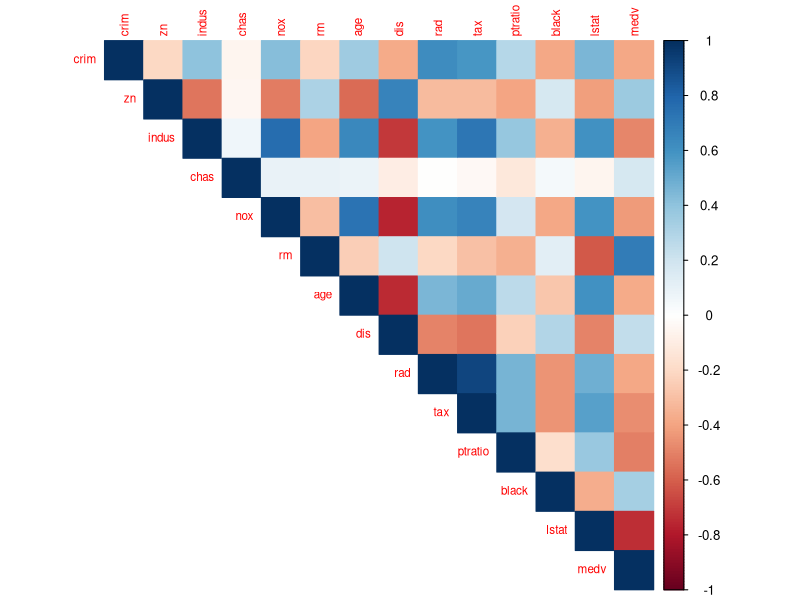
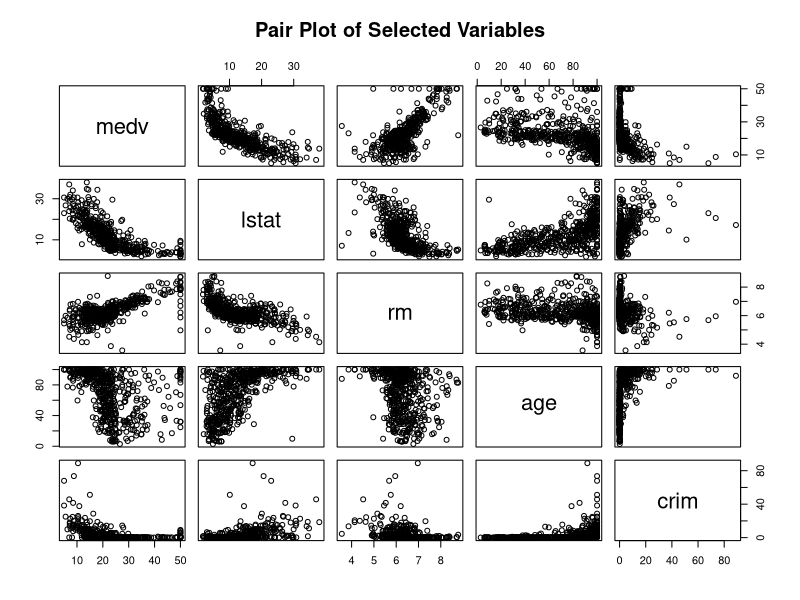
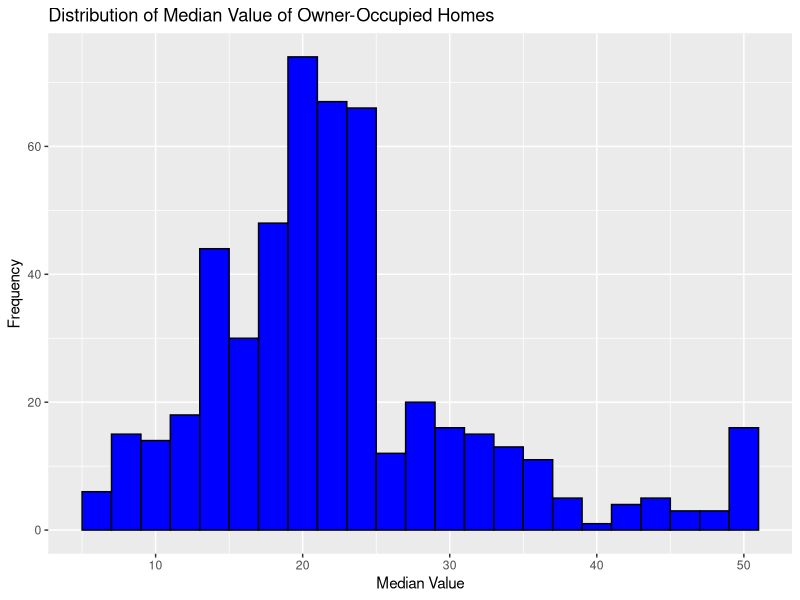
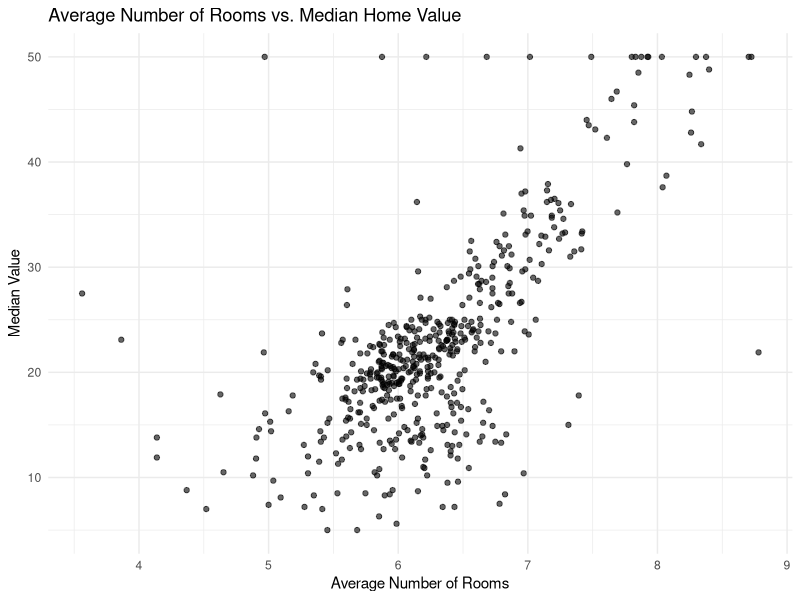
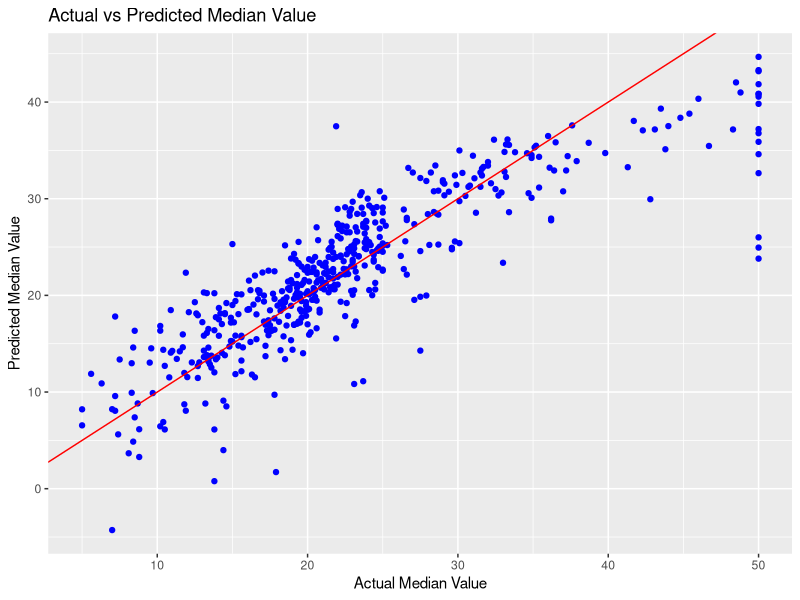

The R script that drew these images, in order:
# Load necessary libraries
if (!require(ggplot2)) install.packages("ggplot2")
if (!require(corrplot)) install.packages("corrplot")
if (!require(MASS)) install.packages("MASS") # Contains the Boston dataset

library(ggplot2)
library(corrplot)
library(MASS)

# Load the Boston dataset
data("Boston")
head(Boston)

# Check the structure of the dataset
str(Boston)

# Summary of the dataset
summary(Boston)

# Correlation matrix
correlation_matrix <- cor(Boston)
corrplot(correlation_matrix, method = "color", type = "upper", tl.cex = 0.7)

# Pair plot of selected variables
pairs(Boston[, c("medv", "lstat", "rm", "age", "crim")], 
      main = "Pair Plot of Selected Variables")

# Histogram of median values
ggplot(Boston, aes(x = medv)) + 
  geom_histogram(binwidth = 2, fill = "blue", color = "black") +
  labs(title = "Distribution of Median Value of Owner-Occupied Homes", x = "Median Value", y = "Frequency")

# Scatter plot for RM (average number of rooms per dwelling) vs MEDV (Median value of owner-occupied homes)
ggplot(Boston, aes(x = rm, y = medv)) +
  geom_point(alpha = 0.6) +
  labs(title = "Average Number of Rooms vs. Median Home Value", x = "Average Number of Rooms", y = "Median Value") +
  theme_minimal()

# Simple linear regression model
simple_model <- lm(medv ~ lstat, data = Boston)
summary(simple_model)

# Multiple linear regression model
multiple_model <- lm(medv ~ ., data = Boston)
summary(multiple_model)

# Predict median values on the dataset
predicted_values <- predict(multiple_model, newdata = Boston)

# Display first few predicted values
head(predicted_values)

# Plot actual vs predicted median values
ggplot(data = Boston, aes(x = medv, y = predicted_values)) +
  geom_point(color = "blue") +
  geom_abline(slope = 1, intercept = 0, color = "red") +
  labs(title = "Actual vs Predicted Median Value", x = "Actual Median Value", y = "Predicted Median Value")



